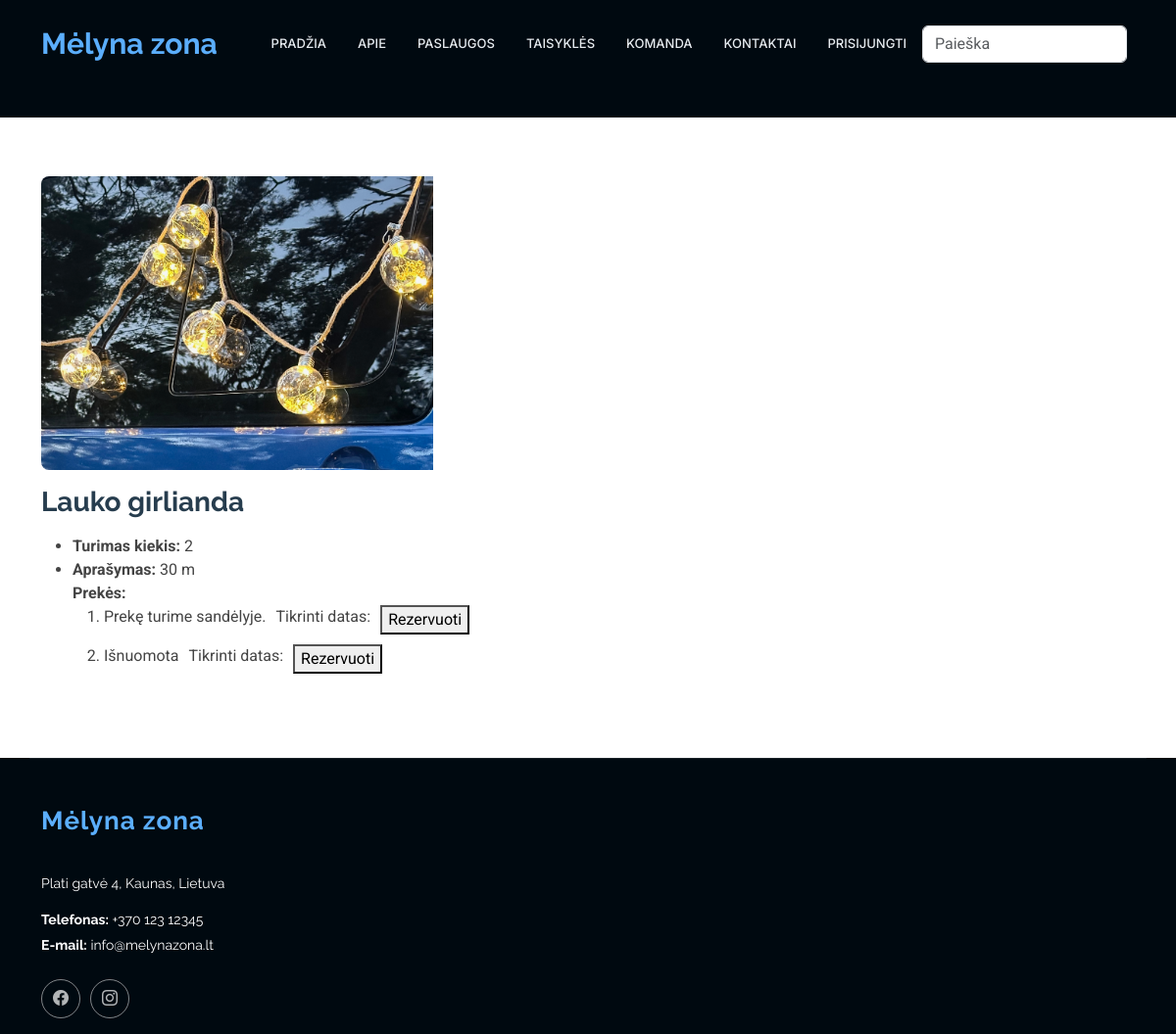
Screenshot of /rent/product/3 with the database file from the repository.
### rent/models.py (models this page shows, shortened)
class Product(models.Model):
    name = models.CharField(verbose_name="Pavadinimas", max_length=100)
    description = (models.TextField(verbose_name="Aprašymas", max_length=1000, help_text='Trumpas produkto aprašymas'))
    inv_no = models.CharField(verbose_name="Invenorizacijos numeris", max_length=100, null=True, blank=True, unique=True,
                              help_text="Veskite invenorizacijos numerį")
    quantity = models.IntegerField(verbose_name="Kiekis", null=True, blank=True, help_text="Kiekis")
    group = models. ForeignKey(to="Group", on_delete=models.SET_NULL, null=True, blank=True, verbose_name="Produktų grupės", help_text="Parinkite kokia grupei priklauso produktas")
    cover = models.ImageField(verbose_name="Paveikslėlis", upload_to='covers', null=True, blank=True)
    def __str__(self):
        return self.name
    class Meta:
        verbose_name = "Prouktas"
        verbose_name_plural = "Produktai"
        ordering = ['inv_no']

class Status(models.Model):
    uuid = ShortUUIDField(help_text='Unikalus ID vienodams produktams')
    due_back = models.DateField(verbose_name="Bus prieinama nuo", null=True, blank=True)
    product = models.ForeignKey(to="Product", null=True, blank=True, on_delete=models.CASCADE, verbose_name="Produktas", related_name="product_status")
    is_available = models.BooleanField(default=True)
    customer = models.ForeignKey(to=User, null=True, blank=True, on_delete=models.SET_NULL, verbose_name="Klientas")
    LOAN_STATUS = (
        ('n', 'Laikinai neprieinama'),
        ('i', 'Išnuomota'),
        ('g', 'Prekę turime sandėlyje.'),
        ('r', 'Rezervuota'),
    )
    condition = models.CharField(max_length=1, choices=LOAN_STATUS, blank=True, default="a", help_text='Būklė')
    class Meta:
        ordering = ['due_date']
        verbose_name = "Produkto būsena"
        verbose_name_plural = "Produktų būsenos"
        ordering = ['product']
    def __str__(self):
        return self.get_condition_display()

### rent/views.py (the view)
# urls.py: path("product/<int:product_id>", product, name="product"),
def product(request, product_id):
    context = {"product": Product.objects.get(pk=product_id)}
    return render(request, 'product.html', context)

### rent/templates/product.html (shortened to what this page needs)
{% extends "base2.html" %}
{% load i18n %}
{% load static %}
{% block "content" %}
<section id="item" class="services section">
    <div class="container">
        {% if product.cover %}
        <div class="img">
            <img src="{{ product.cover.url }}" class="img-fluid" alt="" style="max-width: 400px; height: auto;">
        </div>
        {% endif %}
        <h3><strong>{{ product }}</strong></h3>
        <ul class="pt-2">
            <li><strong>Turimas kiekis: </strong> {{ product.quantity }}</li>
            <li><strong>Aprašymas: </strong>{{ product.description }}</li>
            <div>
                {% if product.product_status.all %}
                <strong>Prekės: </strong>
                <ol>
                    {% for product_stat in product.product_status.all %}
                    <li>
                        <div class="product-line"
                             style="display: flex; gap: 10px;">
                            {{ product_stat }}
                            <p>Tikrinti datas: </p>
                            <form method="POST">
                                <button type="submit">Rezervuoti</button>
                            </form>
                        </div>
                    </li>
                    {% endfor %}
                </ol>
                {% else %}
                <h5 class="mt-2">Šiuo metu prekių neturime.</h5>
                {% endif %}
            </div>
        </ul>
    </div>
</section>
{% endblock %}

### rent/static/css/main.css (style rules this page uses)
:root { --default-font: "Roboto", system-ui, -apple-system, "Segoe UI", Roboto, "Helvetica Neue", Arial, "Noto Sans", "Liberation Sans", sans-serif, "Apple Color Emoji", "Segoe UI Emoji", "Segoe UI Symbol", "Noto Color Emoji"; --heading-font: "Raleway", sans-serif; --nav-font: "Inter", sans-serif; }
:root { --background-color: #ffffff; --default-color: #444444; --heading-color: #273d4e; --accent-color: #ff4a17; --surface-color: #ffffff; --contrast-color: #ffffff; }
:root { --nav-color: #e5eaee; --nav-hover-color: #ff4a17; --nav-mobile-background-color: #ffffff; --nav-dropdown-background-color: #ffffff; --nav-dropdown-color: #444444; --nav-dropdown-hover-color: #ff4a17; }
:root { scroll-behavior: smooth; }
body { color: var(--default-color); background-color: var(--background-color); font-family: var(--default-font); }
h1, h2, h3, h4, h5, h6 { color: var(--heading-color); font-family: var(--heading-font); }
section, .section { color: var(--default-color); background-color: var(--background-color); padding: 60px 0; scroll-margin-top: 90px; overflow: clip; }
.services .img { border-radius: 8px; overflow: hidden; }
.services .img img { transition: 0.6s; }

### rows the page displays
Product: cover (picture), name "Lauko girlianda", quantity "2", description "30 m"
Status: condition "Prekę turime sandėlyje."
Status: condition "Išnuomota"
